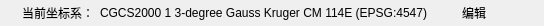
<?xml version="1.0" encoding="UTF-8"?>
<ui version="4.0">
 <class>CoordSystemEditCtrl</class>
 <widget class="QWidget" name="CoordSystemEditCtrl">
  <property name="geometry">
   <rect>
    <x>0</x>
    <y>0</y>
    <width>544</width>
    <height>25</height>
   </rect>
  </property>
  <property name="windowTitle">
   <string>CoordSystemEditCtrl</string>
  </property>
  <layout class="QVBoxLayout" name="verticalLayout">
   <property name="leftMargin">
    <number>9</number>
   </property>
   <property name="topMargin">
    <number>0</number>
   </property>
   <property name="rightMargin">
    <number>9</number>
   </property>
   <property name="bottomMargin">
    <number>0</number>
   </property>
   <item>
    <layout class="QHBoxLayout" name="horizontalLayout_49">
     <item>
      <widget class="QLabel" name="label_6">
       <property name="text">
        <string/>
       </property>
       <property name="pixmap">
        <pixmap resource="../../../themes/green/green.qrc">:/images/view/coord.png</pixmap>
       </property>
      </widget>
     </item>
     <item>
      <widget class="QLabel" name="label_3">
       <property name="text">
        <string>当前坐标系：</string>
       </property>
      </widget>
     </item>
     <item>
      <widget class="QLabel" name="label_ctrlpoint">
       <property name="text">
        <string>CGCS2000 1 3-degree Gauss Kruger CM 114E (EPSG:4547)</string>
       </property>
      </widget>
     </item>
     <item>
      <widget class="QPushButton" name="btnEditCoord">
       <property name="cursor">
        <cursorShape>PointingHandCursor</cursorShape>
       </property>
       <property name="text">
        <string>编辑</string>
       </property>
       <property name="autoDefault">
        <bool>false</bool>
       </property>
       <property name="flat">
        <bool>true</bool>
       </property>
      </widget>
     </item>
     <item>
      <spacer name="horizontalSpacer_24">
       <property name="orientation">
        <enum>Qt::Horizontal</enum>
       </property>
       <property name="sizeHint" stdset="0">
        <size>
         <width>37</width>
         <height>17</height>
        </size>
       </property>
      </spacer>
     </item>
    </layout>
   </item>
  </layout>
 </widget>
 <layoutdefault spacing="6" margin="11"/>
 <resources>
  <include location="../../../themes/green/green.qrc"/>
  <include location="../themes/green/green.qrc"/>
 </resources>
 <connections/>
</ui>
